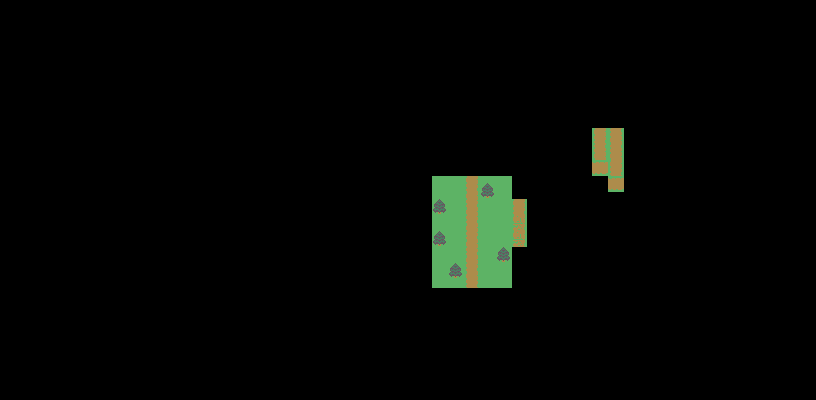

Below is a game level as drawn by its tile map, then a one-line description and the .tmx that defines it (tile-layer data replaced by summaries):
An orthogonal 51x25 tile map with 16x16 px tiles, 2 tile layers (Ground, Greenery), 2 tilesets and 10 objects.

<map version="1.5" tiledversion="1.7.2" orientation="orthogonal" renderorder="right-down" width="51" height="25" tilewidth="16" tileheight="16" infinite="0" nextlayerid="4" nextobjectid="11">
 <tileset firstgid="1" source="Tileset.tsx" />
 <tileset firstgid="5" source="tes3.tsx" />
 <layer id="1" name="Ground" width="51" height="25">
  <data>[1275 cells, 42 non-empty, 2 distinct tile ids]</data>
 </layer>
 <layer id="2" name="Greenery" width="51" height="25" offsetx="-1" offsety="7.5">
  <data>[1275 cells, 8 non-empty, 3 distinct tile ids]</data>
 </layer>
 <objectgroup id="3" name="Stuff">
  <object id="1" gid="1" x="509.75" y="149.5" width="16" height="16" />
  <object id="2" gid="1" x="430.5" y="172" width="16" height="16" />
  <object id="3" gid="1" x="524.25" y="204.75" width="16" height="16" />
  <object id="4" gid="2" x="539" y="186" width="16" height="16" />
  <object id="5" gid="2" x="462.25" y="160.25" width="16" height="16" />
  <object id="6" gid="2" x="396.5" y="203.5" width="16" height="16" />
  <object id="7" x="549.25" y="124.5">
   <polygon points="0,0 3,27.25 29,21.5" />
  </object>
  <object id="8" x="570.25" y="221" width="8" height="16.5">
   <ellipse />
  </object>
  <object id="9" x="515.25" y="249.5" width="77.75" height="38.5">
   <ellipse />
  </object>
  <object id="10" gid="7" x="568.25" y="216.25" width="16" height="16" />
 </objectgroup>
</map>
